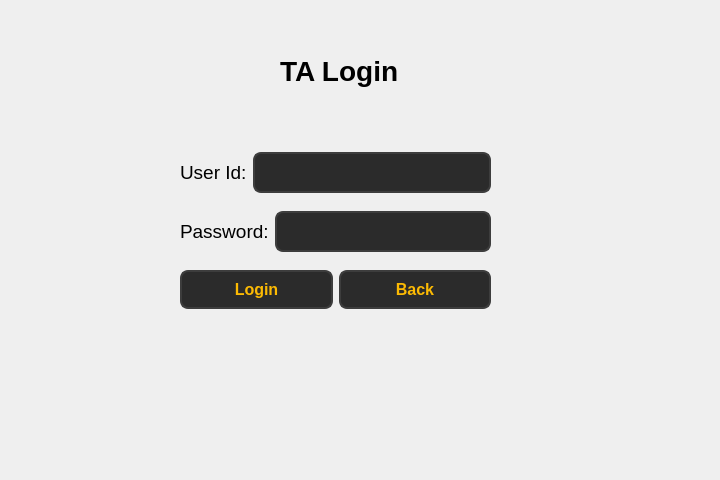
<?xml version="1.0" encoding="UTF-8"?>
<ui version="4.0">
 <class>Form</class>
 <widget class="QWidget" name="Form">
  <property name="geometry">
   <rect>
    <x>0</x>
    <y>0</y>
    <width>720</width>
    <height>480</height>
   </rect>
  </property>
  <property name="windowTitle">
   <string>Form</string>
  </property>
  <widget class="QLabel" name="label">
   <property name="geometry">
    <rect>
     <x>280</x>
     <y>50</y>
     <width>120</width>
     <height>41</height>
    </rect>
   </property>
   <property name="font">
    <font>
     <pointsize>21</pointsize>
     <bold>true</bold>
    </font>
   </property>
   <property name="text">
    <string>TA Login</string>
   </property>
  </widget>
  <widget class="QWidget" name="layoutWidget">
   <property name="geometry">
    <rect>
     <x>180</x>
     <y>140</y>
     <width>311</width>
     <height>181</height>
    </rect>
   </property>
   <layout class="QVBoxLayout" name="verticalLayout">
    <item>
     <layout class="QHBoxLayout" name="horizontalLayout">
      <item>
       <widget class="QLabel" name="label_2">
        <property name="font">
         <font>
          <pointsize>14</pointsize>
         </font>
        </property>
        <property name="text">
         <string>User Id:</string>
        </property>
       </widget>
      </item>
      <item>
       <widget class="QLineEdit" name="lineEdit">
        <property name="styleSheet">
         <string notr="true">QLineEdit {
        background-color: #2b2b2b;  /* Dark background */
        color: #fcba03;  /* Text color */
        border: 2px solid #3d3d3d;  /* Border color */
        border-radius: 8px;  /* Rounded corners */
        padding: 8px;  /* Padding inside the input field */
        font-size: 16px;  /* Font size */
        font-weight: bold;  /* Bold font */
    }

    QLineEdit:hover {
        background-color: #3d3d3d;  /* Background when hovered */
        border: 2px solid #fcba03;  /* Border color when hovered */
    }

    QLineEdit:focus {
        background-color: #1a1a1a;  /* Background when focused */
        border: 2px solid #fcba03;  /* Border color when focused */
        color: #ffffff;  /* Text color when focused */
    }</string>
        </property>
       </widget>
      </item>
     </layout>
    </item>
    <item>
     <layout class="QHBoxLayout" name="horizontalLayout_2">
      <item>
       <widget class="QLabel" name="label_3">
        <property name="font">
         <font>
          <pointsize>14</pointsize>
         </font>
        </property>
        <property name="text">
         <string>Password:</string>
        </property>
       </widget>
      </item>
      <item>
       <widget class="QLineEdit" name="lineEdit_2">
        <property name="styleSheet">
         <string notr="true">QLineEdit {
        background-color: #2b2b2b;  /* Dark background */
        color: #fcba03;  /* Text color */
        border: 2px solid #3d3d3d;  /* Border color */
        border-radius: 8px;  /* Rounded corners */
        padding: 8px;  /* Padding inside the input field */
        font-size: 16px;  /* Font size */
        font-weight: bold;  /* Bold font */
    }

    QLineEdit:hover {
        background-color: #3d3d3d;  /* Background when hovered */
        border: 2px solid #fcba03;  /* Border color when hovered */
    }

    QLineEdit:focus {
        background-color: #1a1a1a;  /* Background when focused */
        border: 2px solid #fcba03;  /* Border color when focused */
        color: #ffffff;  /* Text color when focused */
    }</string>
        </property>
        <property name="echoMode">
         <enum>QLineEdit::EchoMode::Password</enum>
        </property>
       </widget>
      </item>
     </layout>
    </item>
    <item>
     <layout class="QHBoxLayout" name="horizontalLayout_3">
      <item>
       <widget class="QPushButton" name="pushButton_6">
        <property name="styleSheet">
         <string notr="true">QPushButton {
        background-color: #2b2b2b;  
        color: #fcba03;              
        border: 2px solid #3d3d3d;      
        border-radius: 8px;          
        padding: 8px 16px;            
        font-size: 16px;            
        font-weight: bold;
    
    }

    QPushButton:hover {
        background-color: #fcba03;
		 color: #000000;
        border: 2px solid #5a5a5a;    
    }

    QPushButton:pressed {
        background-color: #1a1a1a;      
        border: 2px solid #2b2b2b;      
    }</string>
        </property>
        <property name="text">
         <string>Login</string>
        </property>
       </widget>
      </item>
      <item>
       <widget class="QPushButton" name="pushButton_5">
        <property name="styleSheet">
         <string notr="true">QPushButton {
        background-color: #2b2b2b;  
        color: #fcba03;              
        border: 2px solid #3d3d3d;      
        border-radius: 8px;          
        padding: 8px 16px;            
        font-size: 16px;            
        font-weight: bold;
    
    }

    QPushButton:hover {
        background-color: #fcba03;
		 color: #000000;
        border: 2px solid #5a5a5a;    
    }

    QPushButton:pressed {
        background-color: #1a1a1a;      
        border: 2px solid #2b2b2b;      
    }</string>
        </property>
        <property name="text">
         <string>Back</string>
        </property>
       </widget>
      </item>
     </layout>
    </item>
   </layout>
  </widget>
 </widget>
 <resources/>
 <connections/>
</ui>
